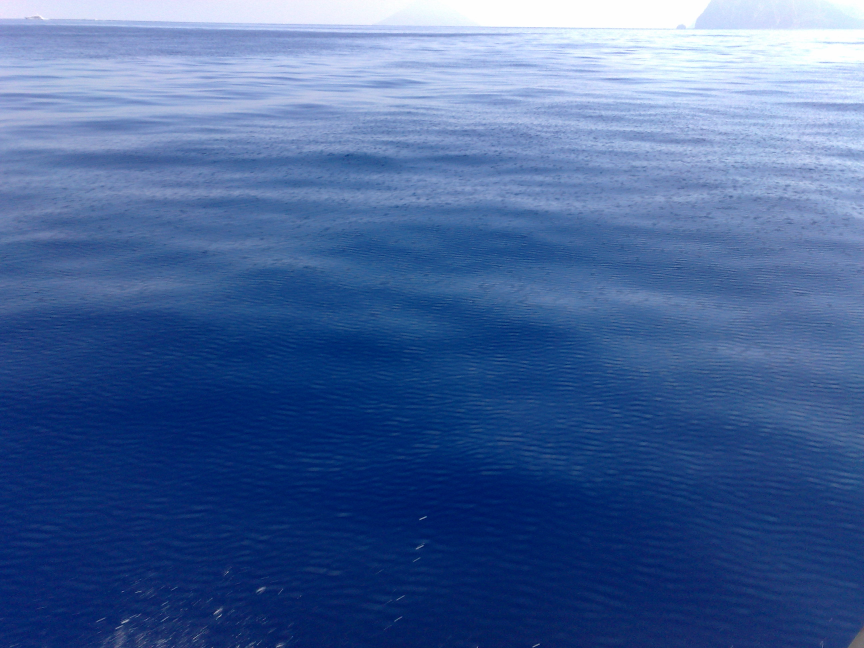
#> input picture sea.jpg, 2592 x 1944 px (shown at 1/3 size)
$ python lab3.py
#> lines starting #> are read from the running program, lines starting #| are printed output that depends on the picture; long printed decimals are rounded
import sys
import numpy as np
from scipy import stats
import matplotlib.image as mpimg
import matplotlib.pyplot as plt
from scipy.stats import chi2
import cv2
CONFIDENCE = 0.95
NUM_OF_INTERVALS = 25


def rgb2gray(img):
    return np.dot(img[:255, :3], [0.299, 0.587, 0.144])


def median(arr):
    sum_of_freq = []
    s, i, x0 = 0, 0, 0
    for a in arr[0]:
        s += a
        sum_of_freq.append(s)
        if sum_of_freq[i] >= sum(arr[0]) / 2:
            x0 = arr[1][i]
            break
        else:
            i += 1
    h = arr[1][1] - arr[1][0]
    m = x0 + h * ((sum(arr[0]) / 2) - sum_of_freq[len(sum_of_freq) - 2]) / (
                sum_of_freq[len(sum_of_freq) - 2] - sum_of_freq[len(sum_of_freq) - 3])
    return m


def pirson(hist, img):
    n_i = list(hist[0])
    x_i, p_i, k = [], [], []
    X = np.mean(img.ravel())
    S = np.std(img.ravel())

    for i in range(0, NUM_OF_INTERVALS):
        x_i.append((hist[1][i] + hist[1][i + 1]) / 2)
    for i in range(0, NUM_OF_INTERVALS - 1):
        p_i.append((stats.norm.cdf((x_i[i + 1] - X) / S) - 0.5) - (
                    stats.norm.cdf((x_i[i] - X) / S) - 0.5))
    p_i.append(0.5 - (stats.norm.cdf((x_i[NUM_OF_INTERVALS - 1] - X) / S) - 0.5))
    n = len(img.ravel())
    for i in range(0, NUM_OF_INTERVALS):
        k.append(np.square(n_i[i] - n * p_i[i]) / (n * p_i[i]))
    return sum(k), chi2.isf(1 - CONFIDENCE, NUM_OF_INTERVALS - 3)


def main():
    sea_img = mpimg.imread('sea.jpg')
#> sea_img is the input picture: shape (1944, 2592, 3); mean R, G, B 71.1, 101.4, 154.1
    panorama_img = mpimg.imread('sky.jpg')
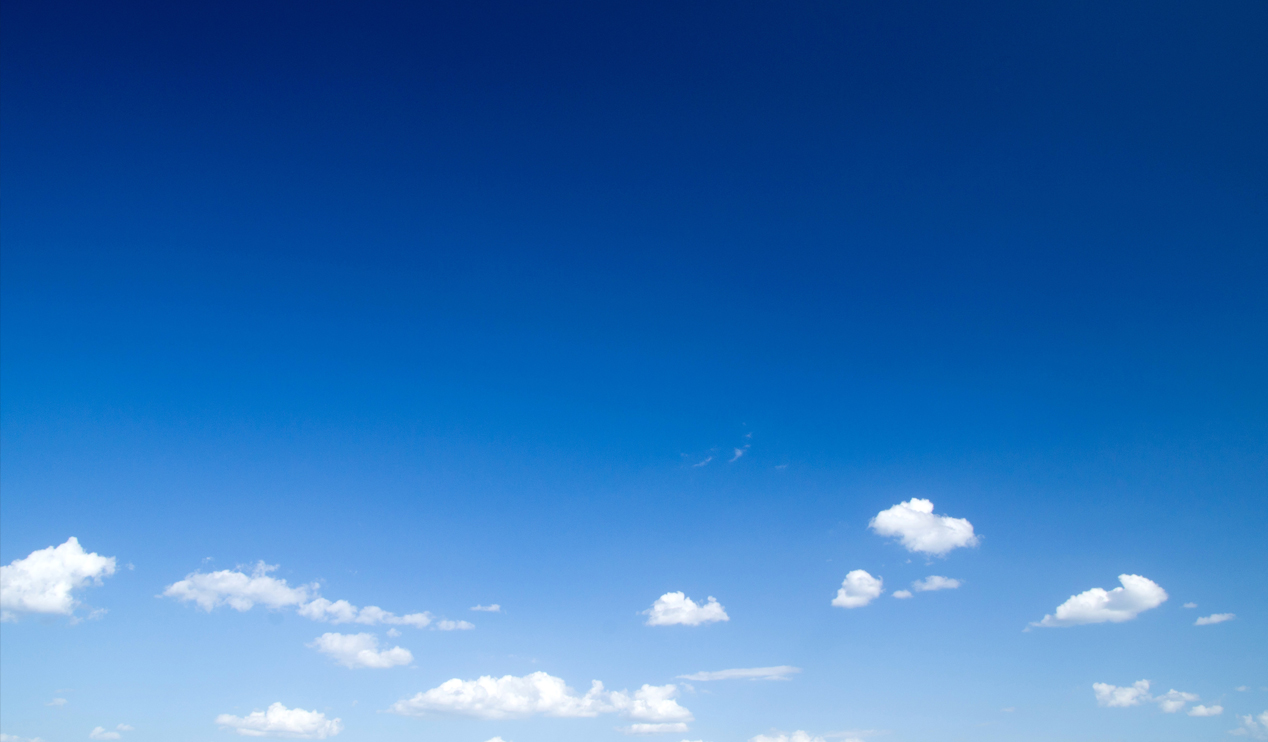
#> input picture sky.jpg, 1268 x 742 px
#> panorama_img is the input picture: shape (742, 1268, 3); mean R, G, B 48.4, 111.7, 179.8
    sea = cv2.imread('sea.jpg', 0)
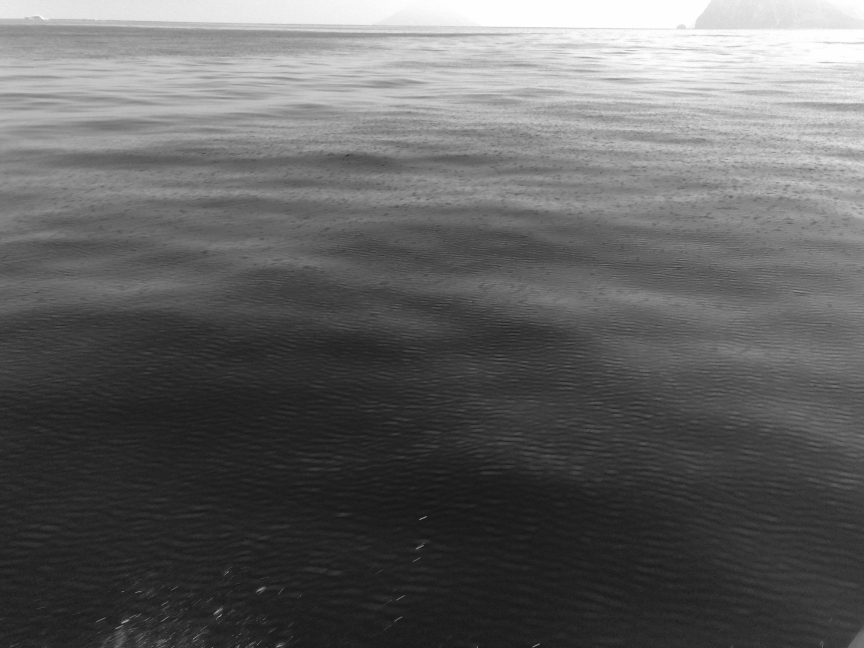
#> sea: shape (1944, 2592) (shown at 1/3 size); min 0, max 255, mean 98.3
    sea = cv2.resize(sea, (800, 800))
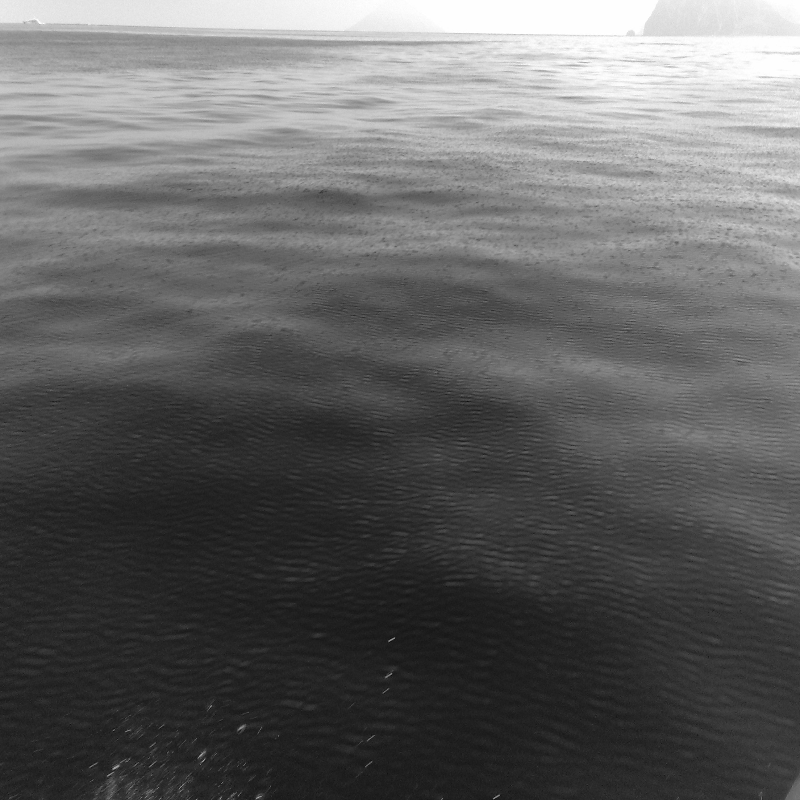
#> sea: shape (800, 800); min 8, max 255, mean 98.2
    cv2.imshow("Sea", sea)
    cv2.waitKey(0)
    panorama = cv2.imread('sky.jpg', 0)
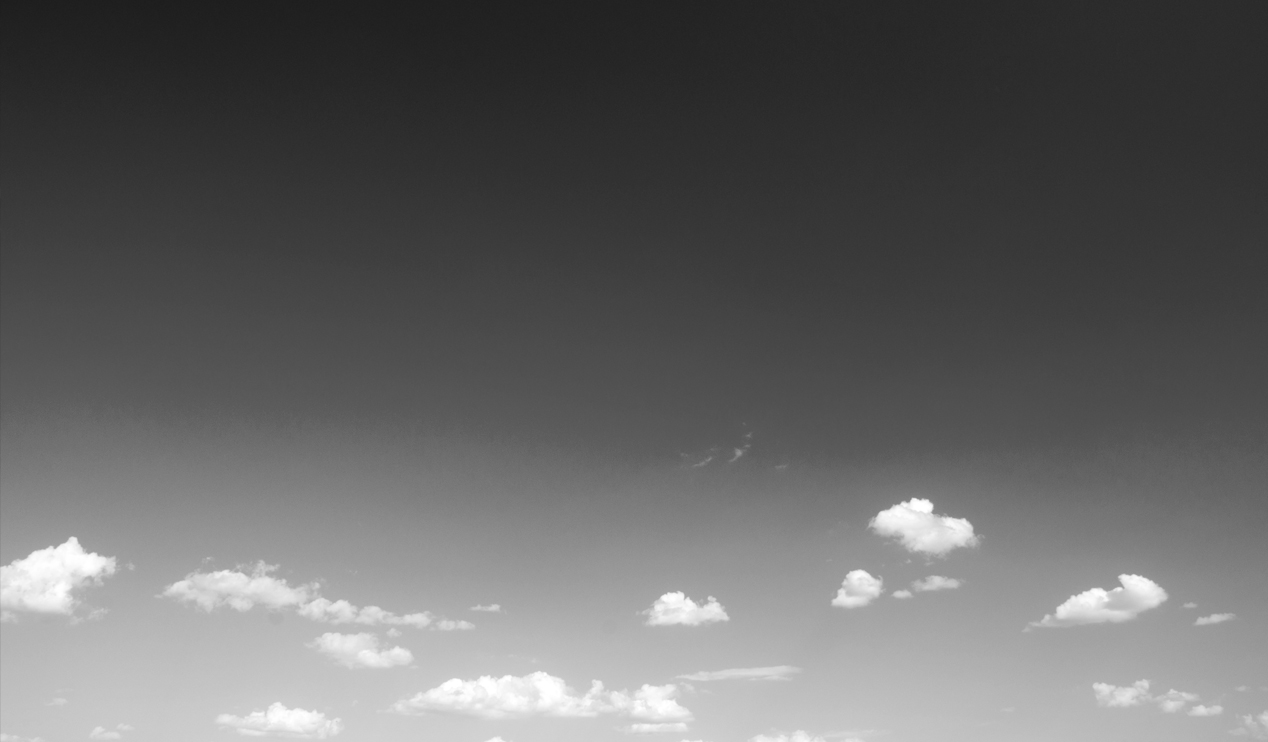
#> panorama: shape (742, 1268); min 28, max 255, mean 100.5
    panorama = cv2.resize(panorama, (800, 800))
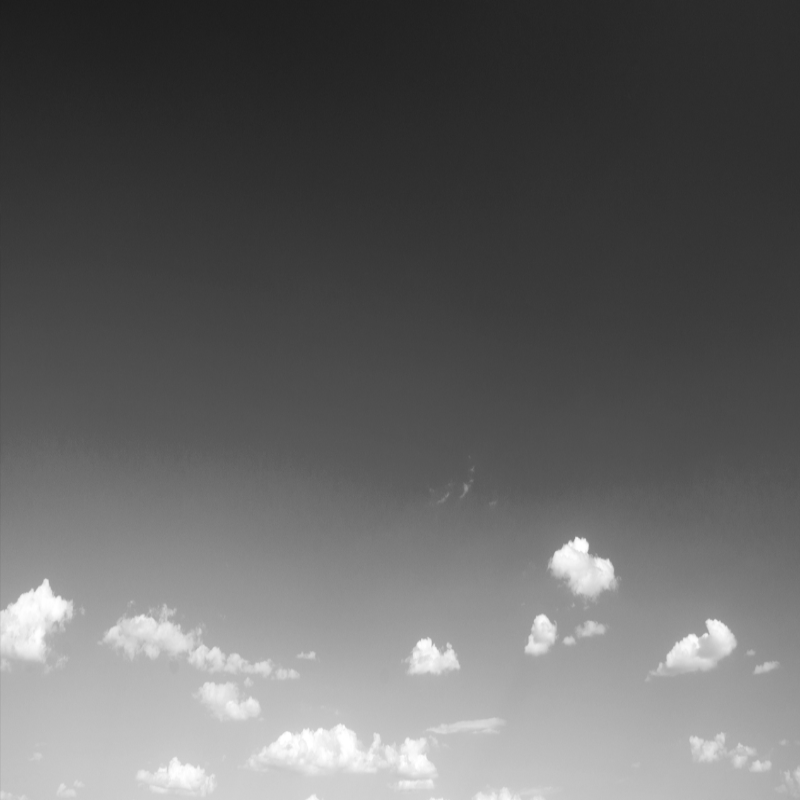
#> panorama: shape (800, 800); min 28, max 255, mean 100.4
    cv2.imshow("Panorama", panorama)
    cv2.waitKey(0)
    sea_gray_img = rgb2gray(sea_img)
#> sea_gray_img = 255 rows, first 8: [241.7, 241.7, 240.6], [240.2, 239.4, 238.9], [238.6, 237.6, 236.3], [239.6, 237.6, 237.6], [240.5, 238.6, 238.6], [240.5, 239.6, 240.5], [239.4, 239.4, 239.6], [237.9, 238.9, 239.4]
    panorama_gray_img = rgb2gray(panorama_img)
#> panorama_gray_img = 255 rows, first 8: [31.89, 32.01, 33.04], [31.89, 32.01, 32.01], [32.18, 34.36, 33.33], [30.86, 33.33, 33.33], [32.92, 33.04, 33.33], [31.89, 33.04, 33.33], [31.44, 34.36, 34.36], [31.73, 35.39, 33.62]
    sea_hist = plt.hist(sea_gray_img.ravel(), bins=NUM_OF_INTERVALS, label="sea histogram")
    plt.show()
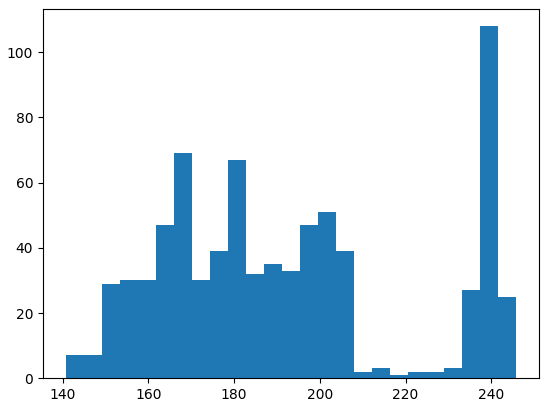
#> figure drawn by matplotlib, 1 panel; tallest bar 108 high, from x = 237.4 to 241.7
    panorama_hist = plt.hist(panorama_gray_img.ravel(), bins=NUM_OF_INTERVALS, label="panorama histogram")
    plt.show()
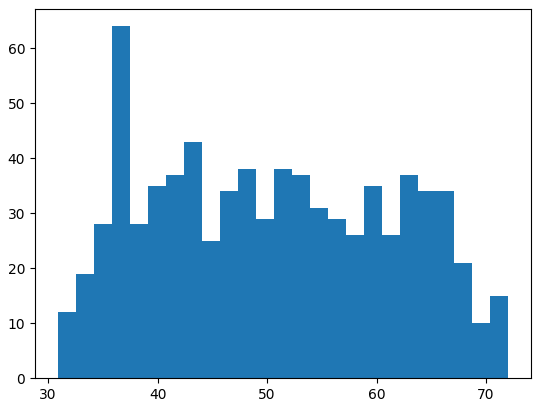
#> figure drawn by matplotlib, 1 panel; tallest bar 64 high, from x = 35.8 to 37.45
    print(f'Sea mean {np.mean(sea_gray_img.ravel())}')
#| Sea mean 192.146
    print(f'Panorama mean {np.mean(panorama_gray_img.ravel())}')
#| Panorama mean 50.471
    print(f'Sea std {np.std(sea_gray_img.ravel())}')
#| Sea std 29.032
    print(f'Panorama std {np.std(panorama_gray_img.ravel())}')
#| Panorama std 10.859
    ind1 = np.where(sea_hist[0] == max(sea_hist[0]))[0][0]
#> ind1 = 23
    ind2 = np.where(panorama_hist[0] == max(panorama_hist[0]))[0]
#> ind2 = [3]
    print(f'Sea hist mode interval ({sea_hist[1][ind1]}, {sea_hist[1][ind1 + 1]})')
#| Sea hist mode interval (237.447, 241.654)
    print(f'Panorama hist mode intervals ({panorama_hist[1][ind2]}, {panorama_hist[1][ind2 + 1]}')
#| Panorama hist mode intervals ([35.801], [37.449]
    print(f'Sea hist median {median(sea_hist)}')
#> the loop in median, `for a in arr[0]:` made 11 passes
#> (a, s, x0) on pass 11: (32, 387, 182.8)
#> (a, s) on passes 1 to 6: (7, 7), (7, 14), (29, 43), (30, 73), (30, 103), (47, 150)
#> after the loop in median, `for a in arr[0]:`: i = 10; s = 387; sum_of_freq = [7, 14, 43, 73, 103, 150, 219, 249, 288, 355, 387]
#> in median, `h = arr[1][1] - arr[1][0]`: h = 4.21
#> in median, `m = x0 + h * ((sum(arr[0]) / 2) - sum_of_freq[len(sum_of_freq) - 2]) /..`: m = 184.5
#| Sea hist median 184.492
    print(f'Panorama hist median {median(panorama_hist)}')
#> the loop in median (call 2), `for a in arr[0]:` made 12 passes
#> (a, s, x0) on pass 12: (29, 392, 48.98)
#> (a, s) on passes 1 to 6: (12, 12), (19, 31), (28, 59), (64, 123), (28, 151), (35, 186)
#| Panorama hist median 49.828
    print(f'Corrcoef of hist {np.corrcoef(sea_hist[0], panorama_hist[0])[0][1]}')
#| Corrcoef of hist -0.07259
    print(f'Corrcoef of images {np.corrcoef(sea_gray_img.ravel(),panorama_gray_img.ravel())[0][1]}')
#| Corrcoef of images -0.4128
    sea_k_lookable, sea_k_kr = pirson(sea_hist, sea_gray_img)
#> in pirson, `n_i = list(hist[0])`: n_i = 25 values, max 108 at index 23, min 1 at index 18, mean 30.6
#> in pirson, `X = np.mean(img.ravel())`: X = 192.1
#> in pirson, `S = np.std(img.ravel())`: S = 29.03
#> after the loop in pirson, `for i in range(0, NUM_OF_INTERVALS):`: x_i = 25 values from 142.8 to 243.8
#> after the loop in pirson, `for i in range(0, NUM_OF_INTERVALS - 1):`: p_i = [0.0154, 0.0193, 0.0237, 0.0284, 0.0334, 0.0385, 0.0434, 0.0479, 0.0518, 0.0548, 0.0568, 0.0577, 0.0574, 0.0559, 0.0533, 0.0498, 0.0455, 0.0407, 0.0357, 0.0307, 0.0258, 0.0212, 0.0171, 0.0135]
#> in pirson, `n = len(img.ravel())`: n = 765
#> after the loop in pirson, `for i in range(0, NUM_OF_INTERVALS):`: k = 25 values, max 921.5 at index 23, min 0.00921 at index 8, mean 46.3
#> sea_k_lookable = 1157.5; sea_k_kr = 33.92
    print(f'K_lookable = {sea_k_lookable}, K_kr = {sea_k_kr}')
#| K_lookable = 1157.475, K_kr = 33.924
    if sea_k_lookable < sea_k_kr:
        print('the null hypothesis is true for sea image')
    else:
        print('the null hypothesis rejected for sea image')

    panorama_k_lookable, panorama_k_kr = pirson(panorama_hist, panorama_gray_img)
#> panorama_k_lookable = 172.8; panorama_k_kr = 33.92
    print(f'K_lookable = {panorama_k_lookable}, K_kr = {panorama_k_kr}')
#| K_lookable = 172.783, K_kr = 33.924
    if panorama_k_lookable < panorama_k_kr:
        print('the null hypothesis is true for sky image')
    else:
        print('the null hypothesis rejected for sky image')


if __name__ == '__main__':
    main()
    sys.exit(0)
#> (the program exits here)
